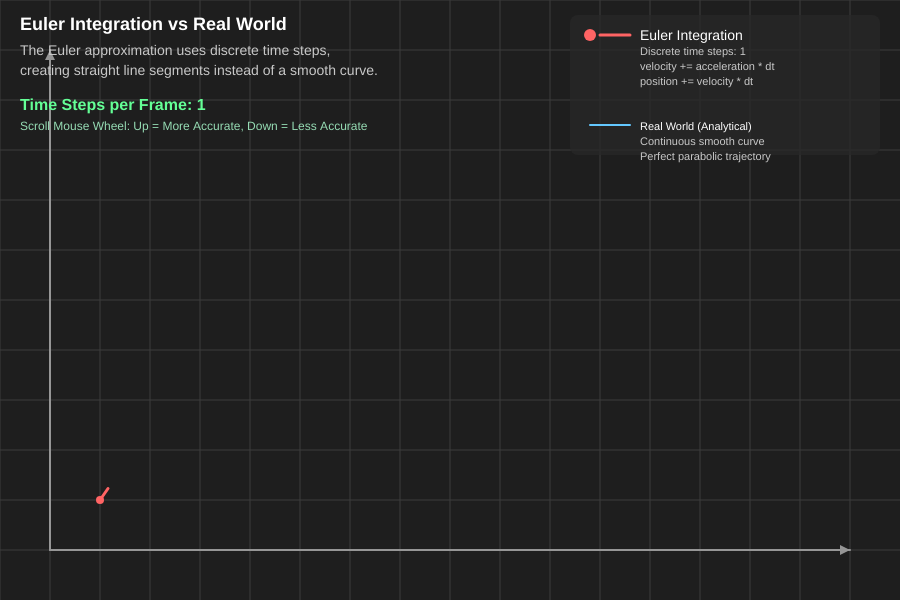
Frame 1 (no input)
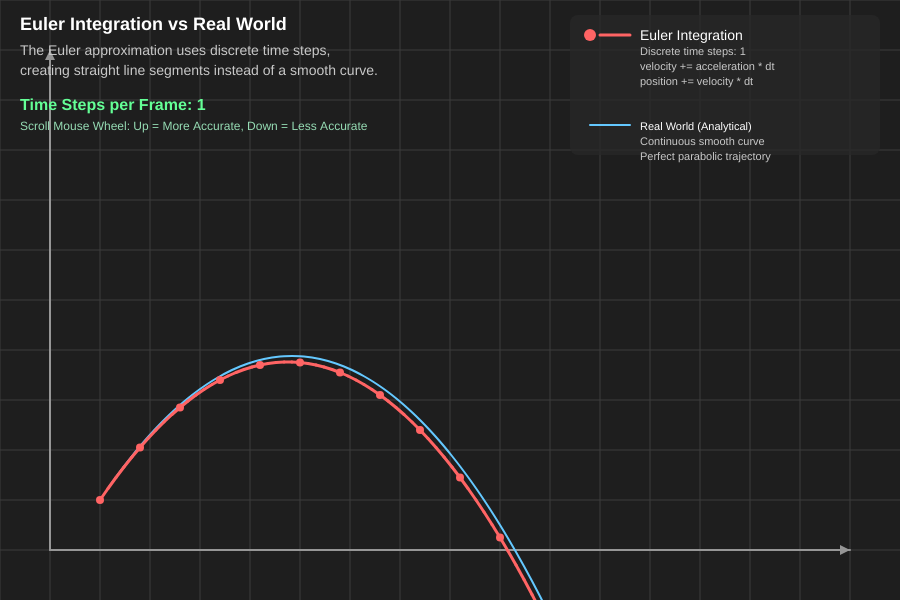
Frame 60 (no input)
Frame 120 (the mouse pressed at the canvas centre since frame 60): identical to frame 60, image omitted

The p5.js sketch that drew these frames (run headless with seeded random() and noise() and a simulated clock; from frame 60 on, the mouse is pressed at the canvas centre):

// p5.js sketch
// ── sketch.js
// Euler Integration Limitation Demo
// Visualizes the difference between Euler approximation and real-world physics

let eulerProjectile;
let realWorldProjectile;
let showGrid = true;
let timeStep = 1; // Controls Euler accuracy (1 = least accurate, higher = more accurate)

function setup() {
  createCanvas(900, 600);
  
  // Starting position
  let startX = 100;
  let startY = height - 100;
  
  // Create two projectiles with same initial conditions
  eulerProjectile = new Projectile(startX, startY, true, timeStep);
  realWorldProjectile = new Projectile(startX, startY, false);
}

function mouseWheel(event) {
  // Adjust time step with mouse wheel
  // Scroll up (negative delta) = smaller time steps = more accurate
  // Scroll down (positive delta) = larger time steps = less accurate
  if (event.delta < 0) {
    timeStep = min(timeStep + 1, 50); // Max 50 substeps
  } else {
    timeStep = max(timeStep - 1, 1); // Min 1 substep
  }
  
  // Reset simulation with new time step
  let startX = 100;
  let startY = height - 100;
  eulerProjectile = new Projectile(startX, startY, true, timeStep);
  realWorldProjectile = new Projectile(startX, startY, false);
  
  // Prevent default scrolling behavior
  return false;
}

function draw() {
  background(30);
  
  // Draw coordinate axes
  drawAxes();
  
  // Update projectiles if not off screen
  if (!eulerProjectile.isOffScreen()) {
    eulerProjectile.update();
  }
  if (!realWorldProjectile.isOffScreen()) {
    realWorldProjectile.update();
  }
  
  // Draw the real-world smooth curve first (background)
  realWorldProjectile.show();
  
  // Draw Euler approximation on top (foreground)
  eulerProjectile.show();
  
  // Display information
  displayInfo();
  
  // Display legend
  displayLegend();
}

function drawAxes() {
  // Draw subtle grid
  if (showGrid) {
    stroke(60);
    strokeWeight(1);
    for (let x = 0; x < width; x += 50) {
      line(x, 0, x, height);
    }
    for (let y = 0; y < height; y += 50) {
      line(0, y, width, y);
    }
  }
  
  // Draw main axes
  stroke(150);
  strokeWeight(2);
  
  // X-axis
  line(50, height - 50, width - 50, height - 50);
  fill(150);
  noStroke();
  triangle(width - 50, height - 50, width - 60, height - 55, width - 60, height - 45);
  
  // Y-axis
  stroke(150);
  strokeWeight(2);
  line(50, height - 50, 50, 50);
  fill(150);
  noStroke();
  triangle(50, 50, 45, 60, 55, 60);
}

function displayInfo() {
  fill(255);
  noStroke();
  textAlign(LEFT);
  textSize(18);
  textStyle(BOLD);
  
  text('Euler Integration vs Real World', 20, 30);
  
  textSize(14);
  textStyle(NORMAL);
  fill(200);
  text('The Euler approximation uses discrete time steps,', 20, 55);
  text('creating straight line segments instead of a smooth curve.', 20, 75);
  
  // Display current time step
  fill(100, 255, 150);
  textSize(16);
  textStyle(BOLD);
  text('Time Steps per Frame: ' + timeStep, 20, 110);
  
  fill(150, 220, 180);
  textSize(12);
  textStyle(NORMAL);
  text('Scroll Mouse Wheel: Up = More Accurate, Down = Less Accurate', 20, 130);
}

function displayLegend() {
  let x = width - 320;
  let y = 20;
  let lineHeight = 25;
  
  // Background box
  fill(40, 40, 40, 200);
  noStroke();
  rect(x - 10, y - 5, 310, 140, 8);
  
  // Euler integration
  fill(255, 100, 100);
  circle(x + 10, y + 15, 12);
  stroke(255, 100, 100);
  strokeWeight(3);
  line(x + 20, y + 15, x + 50, y + 15);
  
  fill(255);
  noStroke();
  textAlign(LEFT);
  textSize(14);
  text('Euler Integration', x + 60, y + 20);
  
  fill(200);
  textSize(11);
  text('Discrete time steps: ' + timeStep, x + 60, y + 35);
  text('velocity += acceleration * dt', x + 60, y + 50);
  text('position += velocity * dt', x + 60, y + 65);
  
  // Real world
  y += 90;
  stroke(100, 200, 255);
  strokeWeight(2);
  noFill();
  line(x + 10, y + 15, x + 50, y + 15);
  
  fill(255);
  noStroke();
  text('Real World (Analytical)', x + 60, y + 20);
  
  fill(200);
  textSize(11);
  text('Continuous smooth curve', x + 60, y + 35);
  text('Perfect parabolic trajectory', x + 60, y + 50);
}

function keyPressed() {
  if (key === ' ') {
    // Reset simulation
    let startX = 100;
    let startY = height - 100;
    eulerProjectile = new Projectile(startX, startY, true, timeStep);
    realWorldProjectile = new Projectile(startX, startY, false);
  } else if (key === 'g' || key === 'G') {
    showGrid = !showGrid;
  } else if (key === '+' || key === '=') {
    // Increase time steps (more accurate)
    timeStep = min(timeStep + 1, 20);
    let startX = 100;
    let startY = height - 100;
    eulerProjectile = new Projectile(startX, startY, true, timeStep);
    realWorldProjectile = new Projectile(startX, startY, false);
  } else if (key === '-' || key === '_') {
    // Decrease time steps (less accurate)
    timeStep = max(timeStep - 1, 1);
    let startX = 100;
    let startY = height - 100;
    eulerProjectile = new Projectile(startX, startY, true, timeStep);
    realWorldProjectile = new Projectile(startX, startY, false);
  }
}

function mousePressed() {
  // Reset on click
  let startX = 100;
  let startY = height - 100;
  eulerProjectile = new Projectile(startX, startY, true, timeStep);
  realWorldProjectile = new Projectile(startX, startY, false);
}

// ── mover.js
// Projectile class to demonstrate Euler integration limitation
class Projectile {
  constructor(startX, startY, isEuler, timeStep = 1) {
    this.start = createVector(startX, startY);
    this.position = createVector(startX, startY);
    this.velocity = createVector(8, -12); // Initial velocity
    this.isEuler = isEuler;
    this.timeStep = timeStep; // Time step for Euler integration
    this.time = 0; // Track total time
    
    // Store path points
    this.points = [];
    this.points.push(this.position.copy());
  }
  
  update() {
    if (this.isEuler) {
      // Euler integration: discrete time steps
      this.updateEuler();
    } else {
      // Analytical solution: continuous real-world physics
      this.updateAnalytical();
    }
  }
  
  updateEuler() {
    // Euler method with adjustable time step
    // Smaller time steps = more accurate
    let gravity = createVector(0, 0.5);
    
    // Apply multiple sub-steps for smaller time increments
    for (let i = 0; i < this.timeStep; i++) {
      let dt = 1.0 / this.timeStep;
      this.velocity.add(p5.Vector.mult(gravity, dt));
      this.position.add(p5.Vector.mult(this.velocity, dt));
    }
    
    this.time++;
    // Store point for visualization
    this.points.push(this.position.copy());
  }
  
  updateAnalytical() {
    // Real-world physics: smooth parabolic curve
    // This represents the "actual" trajectory
    this.time++;
    let t = this.time * 1.0; // time
    let v0x = 8;
    let v0y = -12;
    let g = 0.5;
    
    // Physics equations: x = x0 + v0x*t, y = y0 + v0y*t + 0.5*g*t^2
    this.position.x = this.start.x + v0x * t;
    this.position.y = this.start.y + v0y * t + 0.5 * g * t * t;
    
    this.points.push(this.position.copy());
  }
  
  setTimeStep(step) {
    this.timeStep = step;
  }
  
  isOffScreen() {
    return this.position.y > height + 50;
  }
  
  show() {
    if (this.isEuler) {
      // Draw Euler path with straight line segments (like the image)
      stroke(255, 100, 100);
      strokeWeight(3);
      noFill();
      
      for (let i = 0; i < this.points.length - 1; i++) {
        line(this.points[i].x, this.points[i].y, 
             this.points[i + 1].x, this.points[i + 1].y);
      }
      
      // Draw points at each time step
      // More time steps = more points visible
      fill(255, 100, 100);
      noStroke();
      let pointInterval = max(1, floor(5 / this.timeStep)); // Adjust interval based on timeStep
      for (let i = 0; i < this.points.length; i += pointInterval) {
        circle(this.points[i].x, this.points[i].y, 8);
      }
    } else {
      // Draw smooth real-world curve
      stroke(100, 200, 255);
      strokeWeight(2);
      noFill();
      
      beginShape();
      for (let p of this.points) {
        curveVertex(p.x, p.y);
      }
      endShape();
    }
  }
}

// ── style.css
html, body {
  margin: 0;
  padding: 0;
  height: 100%;
  display: flex;
  justify-content: center;
  align-items: center;
  background: #1a1a1a;
  font-family: 'Courier New', monospace;
}

canvas {
  display: block;
  box-shadow: 
    0 10px 30px rgba(0, 0, 0, 0.5),
    0 5px 15px rgba(0, 0, 0, 0.3),
    0 0 0 1px rgba(255, 255, 255, 0.1);
  border-radius: 8px;
}
